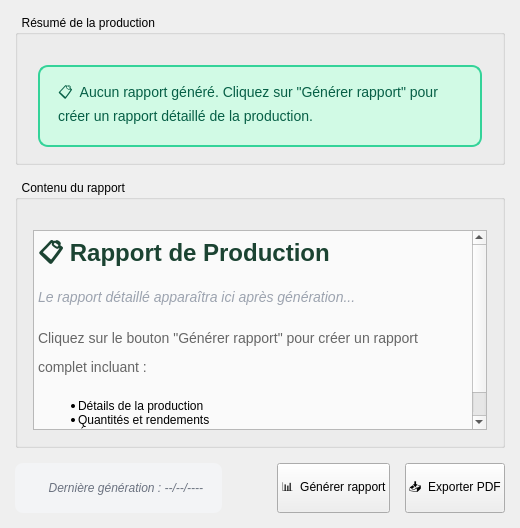
         <widget class="QWidget" name="tabRapports">
          <attribute name="title">
           <string>📄  Rapports</string>
          </attribute>
          <layout class="QVBoxLayout" name="layoutRapports">
           <property name="spacing">
            <number>15</number>
           </property>
           <property name="leftMargin">
            <number>15</number>
           </property>
           <property name="topMargin">
            <number>15</number>
           </property>
           <property name="rightMargin">
            <number>15</number>
           </property>
           <property name="bottomMargin">
            <number>15</number>
           </property>
           <item>
            <widget class="QGroupBox" name="groupReportSummary">
             <property name="title">
              <string>  Résumé de la production</string>
             </property>
             <layout class="QVBoxLayout" name="layoutReportSummary">
              <property name="leftMargin">
               <number>20</number>
              </property>
              <property name="topMargin">
               <number>30</number>
              </property>
              <property name="rightMargin">
               <number>20</number>
              </property>
              <property name="bottomMargin">
               <number>15</number>
              </property>
              <item>
               <widget class="QLabel" name="lblProductionSummary">
                <property name="styleSheet">
                 <string>background-color: #D1FAE5; color: #065F46; padding: 15px; border: 2px solid #34D399; border-radius: 10px; font-size: 14px;</string>
                </property>
                <property name="text">
                 <string>📋  Aucun rapport généré. Cliquez sur "Générer rapport" pour créer un rapport détaillé de la production.</string>
                </property>
                <property name="wordWrap">
                 <bool>true</bool>
                </property>
               </widget>
              </item>
             </layout>
            </widget>
           </item>
           <item>
            <widget class="QGroupBox" name="groupReportContent">
             <property name="title">
              <string>  Contenu du rapport</string>
             </property>
             <layout class="QVBoxLayout" name="layoutReportContent">
              <property name="leftMargin">
               <number>15</number>
              </property>
              <property name="topMargin">
               <number>30</number>
              </property>
              <property name="rightMargin">
               <number>15</number>
              </property>
              <property name="bottomMargin">
               <number>15</number>
              </property>
              <item>
               <widget class="QTextBrowser" name="textReport">
                <property name="minimumSize">
                 <size>
                  <width>0</width>
                  <height>200</height>
                 </size>
                </property>
                <property name="html">
                 <string>&lt;!DOCTYPE HTML PUBLIC "-//W3C//DTD HTML 4.0//EN" "http://www.w3.org/TR/REC-html40/strict.dtd"&gt;
&lt;html&gt;&lt;head&gt;&lt;style type="text/css"&gt;
body { font-family: 'Segoe UI', Arial, sans-serif; padding: 20px; background-color: #fafafa; }
h1 { color: #1B4332; border-bottom: 3px solid #C9A227; padding-bottom: 10px; }
p { color: #666; font-size: 14px; line-height: 1.8; }
&lt;/style&gt;&lt;/head&gt;&lt;body&gt;
&lt;h1&gt;📋 Rapport de Production&lt;/h1&gt;
&lt;p style="font-style: italic; color: #9ca3af;"&gt;Le rapport détaillé apparaîtra ici après génération...&lt;/p&gt;
&lt;p&gt;Cliquez sur le bouton "Générer rapport" pour créer un rapport complet incluant :&lt;/p&gt;
&lt;ul&gt;
&lt;li&gt;Détails de la production&lt;/li&gt;
&lt;li&gt;Quantités et rendements&lt;/li&gt;
&lt;li&gt;Évaluation de la qualité&lt;/li&gt;
&lt;li&gt;Observations et notes&lt;/li&gt;
&lt;/ul&gt;
&lt;/body&gt;&lt;/html&gt;</string>
                </property>
               </widget>
              </item>
             </layout>
            </widget>
           </item>
           <item>
            <layout class="QHBoxLayout" name="layoutReportActions">
             <property name="spacing">
              <number>15</number>
             </property>
             <item>
              <widget class="QLabel" name="lblReportDate">
               <property name="styleSheet">
                <string>color: #6b7280; font-style: italic; padding: 8px 15px; background: #f3f4f6; border-radius: 8px;</string>
               </property>
               <property name="text">
                <string>📅  Dernière génération : --/--/----</string>
               </property>
              </widget>
             </item>
             <item>
              <spacer name="spacerReportActions">
               <property name="orientation">
                <enum>Qt::Orientation::Horizontal</enum>
               </property>
               <property name="sizeHint" stdset="0">
                <size>
                 <width>40</width>
                 <height>20</height>
                </size>
               </property>
              </spacer>
             </item>
             <item>
              <widget class="QPushButton" name="btnGenerateReport">
               <property name="minimumSize">
                <size>
                 <width>0</width>
                 <height>50</height>
                </size>
               </property>
               <property name="text">
                <string>📊  Générer rapport</string>
               </property>
              </widget>
             </item>
             <item>
              <widget class="QPushButton" name="btnExportPDF">
               <property name="minimumSize">
                <size>
                 <width>0</width>
                 <height>50</height>
                </size>
               </property>
               <property name="text">
                <string>📥  Exporter PDF</string>
               </property>
              </widget>
             </item>
            </layout>
           </item>
          </layout>
         </widget>
